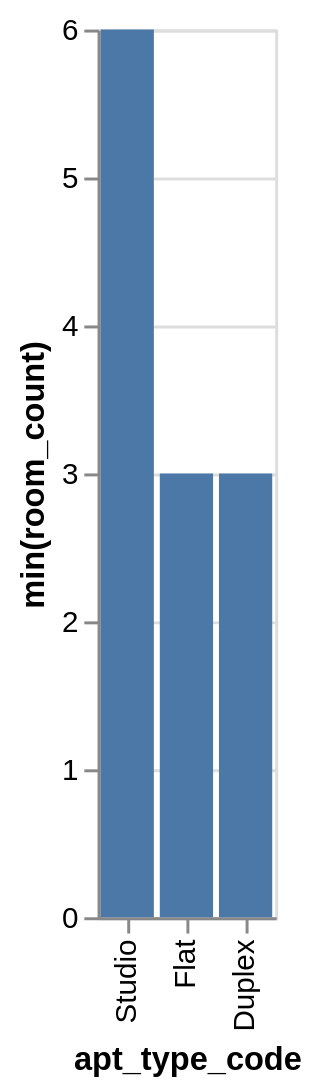

Specify this chart in Vega-Lite:
### Vega-Lite specification from a JSON file in a GitHub repository (floating-point values rounded to 4 significant figures)
{"data": {"values": [{"x_data": "Studio", "y_data": 6}, {"x_data": "Flat", "y_data": 3}, {"x_data": "Duplex", "y_data": 3}]}, "mark": "bar", "encoding": {"x": {"field": "x_data", "type": "nominal", "title": "apt_type_code", "sort": {"op": "sum", "field": "y_data", "order": "descending"}}, "y": {"field": "y_data", "type": "quantitative", "title": "min(room_count)"}}}
